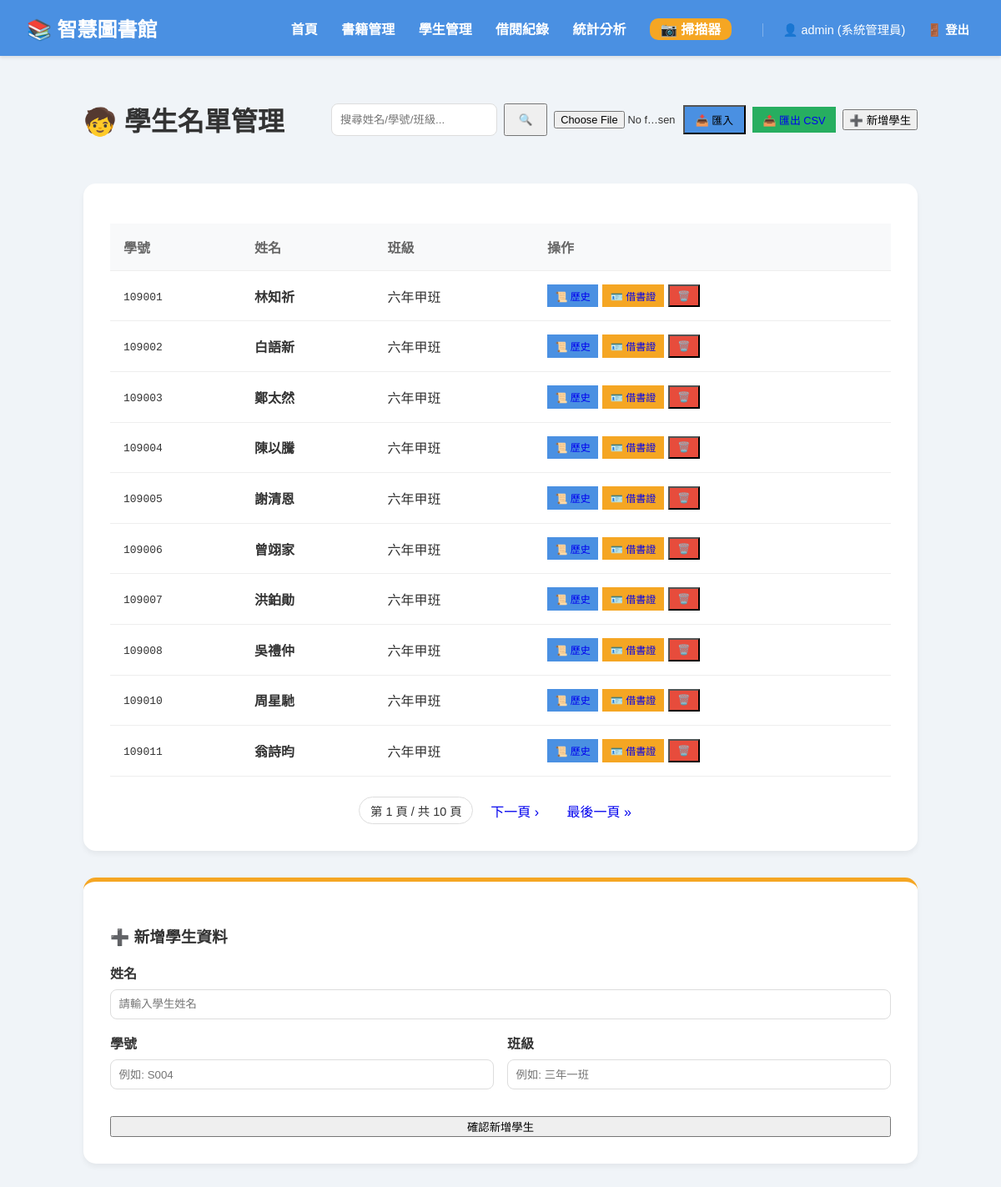
The app's page /students (signed in) with its own data.
### library/models.py (models this page shows, shortened)
class Student(models.Model):
    name = models.CharField(max_length=50, verbose_name="姓名")
    student_id = models.CharField(max_length=20, unique=True, verbose_name="學號")
    grade = models.CharField(max_length=20, verbose_name="班級")

### library/views.py (the view)
# urls.py: path('students', views.list_students, name='list_students'),
@login_required
def list_students(request):
    q = request.GET.get('q', '')
    students_list = Student.objects.all().order_by('student_id')
    if q:
        students_list = students_list.filter(Q(name__icontains=q) | Q(student_id__icontains=q) | Q(grade__icontains=q))
    paginator = Paginator(students_list, PER_PAGE)
    page_number = request.GET.get('page')
    page_obj = paginator.get_page(page_number)
    return render(request, 'library/students.html', {'page_obj': page_obj, 'search_query': q})

### library/templates/library/students.html (shortened to what this page needs)
{% extends "library/layout.html" %}
{% block content %}
<div style="display: flex; justify-content: space-between; align-items: center; margin-bottom: 2rem; flex-wrap: wrap; gap: 1rem;">
    <h1>🧒 學生名單管理</h1>
    <div style="display: flex; gap: 0.5rem; align-items: center; flex-wrap: wrap;">
        <form action="/students" method="get" style="display: flex; gap: 0.5rem; margin: 0;">
            <input type="text" name="q" value="{{ search_query|default:'' }}" placeholder="搜尋姓名/學號/班級..." style="padding: 0.6rem; border-radius: 8px; border: 1px solid #ddd;">
            <button type="submit" class="btn btn-primary" style="padding: 0.6rem 1rem;">🔍</button>
        </form>
        {% if perms.library.add_student %}
        <form action="/students/import" method="post" enctype="multipart/form-data" style="margin: 0; display: flex; align-items: center; gap: 0.3rem;">
            <input type="file" name="file" accept=".csv" required style="font-size: 0.8rem; width: 150px;">
            <button type="submit" class="btn" style="padding: 0.4rem 0.8rem; font-size: 0.8rem; background-color: var(--primary-color);">📥 匯入</button>
        </form>
        {% endif %}
        <a href="/students/export" class="btn" style="padding: 0.4rem 0.8rem; font-size: 0.8rem; background-color: var(--success-color); text-decoration: none;">📤 匯出 CSV</a>
        {% if perms.library.add_student %}
        <button class="btn btn-primary" onclick="document.getElementById('add-student-form').scrollIntoView({behavior: 'smooth'})">➕ 新增學生</button>
        {% endif %}
    </div>
</div>
<div class="card">
    <table>
        <thead>
            <tr>
                <th>學號</th>
                <th>姓名</th>
                <th>班級</th>
                <th>操作</th>
            </tr>
        </thead>
        <tbody>
            {% for student in page_obj %}
            <tr>
                <td><code>{{ student.student_id }}</code></td>
                <td><strong>{{ student.name }}</strong></td>
                <td>{{ student.grade }}</td>
                <td>
                    <div style="display: flex; gap: 0.3rem;">
                        <a href="/students/{{ student.id }}/history" class="btn" style="padding: 0.3rem 0.6rem; font-size: 0.75rem; text-decoration: none; background-color: var(--primary-color);">📜 歷史</a>
                        <a href="/students/{{ student.id }}/card" class="btn" style="padding: 0.3rem 0.6rem; font-size: 0.75rem; text-decoration: none; background-color: var(--secondary-color);">🪪 借書證</a>
                        {% if perms.library.delete_student %}
                        <form action="/students/delete/{{ student.id }}" method="post" style="margin: 0;" onsubmit="return confirm('確定要刪除這位學生嗎？ (若仍有借書未還將無法刪除)');">
                            <button type="submit" class="btn" style="background-color: var(--danger-color); padding: 0.3rem 0.6rem; font-size: 0.75rem;">🗑️</button>
                        </form>
                        {% endif %}
                    </div>
                </td>
            </tr>
            {% endfor %}
        </tbody>
    </table>
    {% if page_obj.paginator.num_pages > 1 %}
    <div style="margin-top: 1.5rem; display: flex; justify-content: center; gap: 0.5rem; align-items: center; flex-wrap: wrap;">
        <span style="padding: 0.3rem 0.8rem; background: white; border-radius: 20px; border: 1px solid #ddd; font-size: 0.9rem;">
            第 {{ page_obj.number }} 頁 / 共 {{ page_obj.paginator.num_pages }} 頁
        </span>
        {% if page_obj.has_next %}
            <a href="?page={{ page_obj.next_page_number }}&q={{ search_query|default:'' }}" class="btn btn-primary" style="padding: 0.3rem 0.8rem; text-decoration: none;">下一頁 ›</a>
            <a href="?page={{ page_obj.paginator.num_pages }}&q={{ search_query|default:'' }}" class="btn btn-primary" style="padding: 0.3rem 0.8rem; text-decoration: none;">最後一頁 »</a>
        {% endif %}
    </div>
    {% endif %}
</div>
{% if perms.library.add_student %}
<div id="add-student-form" class="card" style="border-top: 5px solid var(--secondary-color);">
    <h3>➕ 新增學生資料</h3>
    <form action="/students/add" method="post">
        <div class="form-group">
            <label>姓名</label>
            <input type="text" name="name" class="form-control" placeholder="請輸入學生姓名" required>
        </div>
        <div style="display: grid; grid-template-columns: 1fr 1fr; gap: 1rem;">
            <div class="form-group">
                <label>學號</label>
                <input type="text" name="student_id" class="form-control" placeholder="例如: S004" required
                    pattern="[Ss]\d{3,5}" title="學號格式應為 S 開頭後接 3-5 位數字 (如: S001)">
            </div>
            <div class="form-group">
                <label>班級</label>
                <input type="text" name="grade" class="form-control" placeholder="例如: 三年一班" required>
            </div>
        </div>
        <button type="submit" class="btn" style="width: 100%; margin-top: 1rem;">確認新增學生</button>
    </form>
</div>
{% endif %}
{% endblock %}

### library/templates/library/layout.html (shortened to what this page needs)
<!DOCTYPE html>
<html lang="zh-Hant">
<head>
</head>
<body>
    <nav>
        <a href="/" class="logo">📚 智慧圖書館</a>
        <div class="links">
            <a href="/">首頁</a>
            <a href="/books">書籍管理</a>
            <a href="/students">學生管理</a>
            <a href="/loans">借閱紀錄</a>
            <a href="/stats">統計分析</a>
            <a href="/scan" style="background: var(--secondary-color); padding: 0.3rem 0.8rem; border-radius: 10px;">📷 掃描器</a>
            {% if user.is_authenticated %}
            <span style="color: white; margin-left: 2rem; font-size: 0.9rem; border-left: 1px solid rgba(255,255,255,0.3); padding-left: 1.5rem;">
                👤 {{ user.username }} ({{ user.groups.all.0.name|default:"系統管理員" }})
            </span>
            <form action="{% url 'logout' %}" method="post" style="display: inline; margin-left: 1rem;">
                <button type="submit" style="background: transparent; border: none; color: white; cursor: pointer; font-weight: bold; font-size: 0.9rem;">🚪 登出</button>
            </form>
            {% endif %}
        </div>
    </nav>
    <div class="container">
        {% block content %}{% endblock %}
    </div>
</body>
</html>

### library/templates/library/layout.html (style rules this page uses)
:root { --primary-color: #4A90E2; --secondary-color: #F5A623; --success-color: #27AE60; --danger-color: #E74C3C; --bg-color: #F0F4F8; --card-bg: #FFFFFF; --text-color: #333333; }
body { font-family: 'PingFang TC', 'Microsoft JhengHei', sans-serif; background-color: var(--bg-color); margin: 0; padding: 0; color: var(--text-color); }
nav { background-color: var(--primary-color); padding: 1rem 2rem; display: flex; justify-content: space-between; align-items: center; box-shadow: 0 2px 4px rgba(0,0,0,0.1); }
nav .logo { color: white; font-size: 1.5rem; font-weight: bold; text-decoration: none; }
nav .links a { color: white; text-decoration: none; font-weight: bold; margin-left: 1.5rem; transition: opacity 0.2s; }
.container { max-width: 1000px; margin: 2rem auto; padding: 0 1rem; }
.card { background-color: var(--card-bg); padding: 2rem; border-radius: 15px; box-shadow: 0 4px 6px rgba(0,0,0,0.05); margin-bottom: 2rem; }
table { width: 100%; border-collapse: collapse; margin-top: 1rem; }
th, td { padding: 1rem; text-align: left; border-bottom: 1px solid #eee; }
th { background-color: #f8f9fa; color: #666; }
.form-group { margin-bottom: 1rem; }
.form-group label { display: block; margin-bottom: 0.5rem; font-weight: bold; }
.form-control { width: 100%; padding: 0.6rem; border: 1px solid #ddd; border-radius: 8px; box-sizing: border-box; }
tr { transition: background-color 0.2s; }
.card { transition: box-shadow 0.3s; }
.btn { transition: all 0.2s; }

### records on screen
Student: student_id "109001", name "林知祈", grade "六年甲班"
Student: student_id "109002", name "白語新", grade "六年甲班"
Student: student_id "109003", name "鄭太然", grade "六年甲班"
Student: student_id "109004", name "陳以騰", grade "六年甲班"
Student: student_id "109005", name "謝清恩", grade "六年甲班"
Student: student_id "109006", name "曾翊家", grade "六年甲班"
Student: student_id "109007", name "洪鉑勛", grade "六年甲班"
Student: student_id "109008", name "吳禮仲", grade "六年甲班"
Student: student_id "109010", name "周星馳", grade "六年甲班"
Student: student_id "109011", name "翁詩昀", grade "六年甲班"

### other values on screen
{{ user.username }} "admin"
{{ user.groups.all.0.name|default:"系統管理員" }} "系統管理員"
{{ page_obj.number }} "1"
{{ page_obj.paginator.num_pages }} "10"
